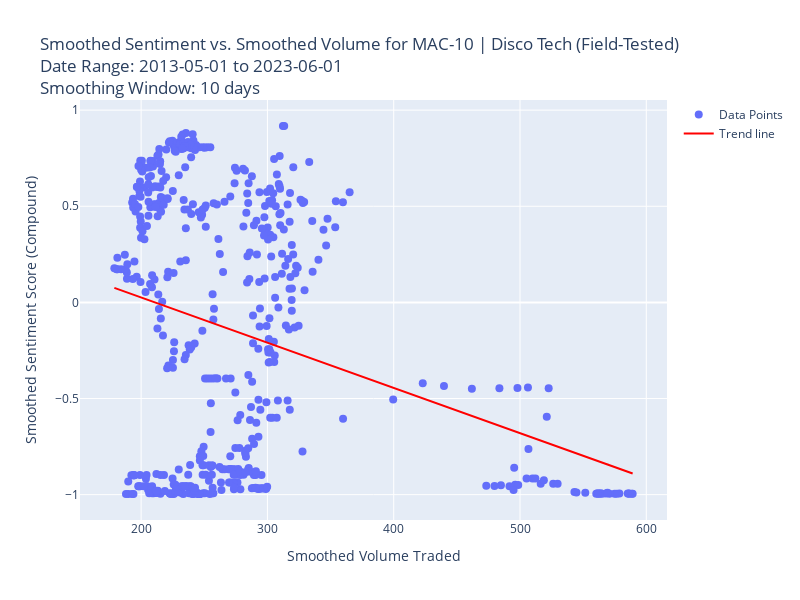

This figure's notebook cell:
### Markdown cell above
## Windowed scatterplot - compound polarity & volume plot

### Code cell
# Define your date range
start_date = pd.to_datetime('2013-05-01')
end_date = pd.to_datetime('2023-06-01')
window = 10

# Filter dataframe for date range and create a copy
scatter_vol_df = merged_df[(merged_df['date'] >= start_date) & 
                          (merged_df['date'] <= end_date)].copy()

# Calculate smoothed values
scatter_vol_df['smoothed_compound'] = scatter_vol_df['compound'].rolling(window=window).mean()
scatter_vol_df['smoothed_volume'] = scatter_vol_df['volume'].rolling(window=window).mean()

# Remove any NaN values before fitting
clean_df = scatter_vol_df.dropna(subset=['smoothed_volume', 'smoothed_compound'])

# Create the scatter plot
fig = go.Figure()

# Add scatter points
fig.add_trace(
    go.Scatter(
        x=clean_df['smoothed_volume'],
        y=clean_df['smoothed_compound'],
        mode='markers',
        marker=dict(size=8),
        name='Data Points',
        text=clean_df['date'],
        hovertemplate='Smoothed Volume: %{x}<br>Smoothed Sentiment: %{y}<br>Date: %{text}<extra></extra>'
    )
)

# Add regression line if we have valid data
if len(clean_df) > 1:  # Need at least 2 points for a line
    z = np.polyfit(clean_df['smoothed_volume'], clean_df['smoothed_compound'], 1)
    fig.add_trace(
        go.Scatter(
            x=clean_df['smoothed_volume'],
            y=z[0] * clean_df['smoothed_volume'] + z[1],
            mode='lines',
            name=f'Trend line',
            line=dict(color='red')
        )
    )
else:
    print("Not enough data points to fit a regression line.")


# Update layout
fig.update_layout(
    title=f"Smoothed Sentiment vs. Smoothed Volume for {ITEM}<br>Date Range: {start_date.date()} to {end_date.date()}<br>Smoothing Window: {window} days",
    xaxis_title="Smoothed Volume Traded",
    yaxis_title="Smoothed Sentiment Score (Compound)",
    height=600,
    width=800,
)

# Show the figure
fig.show()

# Save figures
save_dir = os.path.join(GAME_PRICE_PREDICTION_PATH, 'data', 'figures', ITEM_SANITIZED)
os.makedirs(save_dir, exist_ok=True)

i = 1
while os.path.exists(os.path.join(save_dir, f'scatter_pol_vol_{i}.png')):
    i += 1

fig.write_image(
    os.path.join(save_dir, f'scatter_pol_vol_{i}.png'),
    width=1920, 
    height=1080,
    scale=2
)

### Figure 1 — Plotly figure (JSON) as saved in the notebook; plotly's stock layout.template omitted (floating-point values rounded to 4 significant figures; data arrays with more than 128 entries replaced by an {"elided": "..."} marker saying what was removed)
{"data": [{"hovertemplate": "Smoothed Volume: %{x}<br>Smoothed Sentiment: %{y}<br>Date: %{text}<extra></extra>", "marker": {"size": 8}, "mode": "markers", "name": "Data Points", "text": {"elided": "511 str values"}, "type": "scatter", "x": {"elided": "511 float values"}, "y": {"elided": "511 float values"}}, {"line": {"color": "red"}, "mode": "lines", "name": "Trend line", "type": "scatter", "x": {"elided": "511 float values"}, "y": {"elided": "511 float values"}}], "layout": {"height": 600, "title": {"text": "Smoothed Sentiment vs. Smoothed Volume for MAC-10 | Disco Tech (Field-Tested)<br>Date Range: 2013-05-01 to 2023-06-01<br>Smoothing Window: 10 days"}, "width": 800, "xaxis": {"title": {"text": "Smoothed Volume Traded"}}, "yaxis": {"title": {"text": "Smoothed Sentiment Score (Compound)"}}}}
